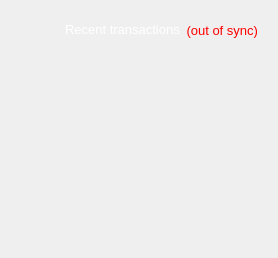
      <widget class="QWidget" name="widget_2" native="true">
       <layout class="QVBoxLayout" name="verticalLayout">
        <item>
         <widget class="QWidget" name="widget" native="true">
          <layout class="QHBoxLayout" name="horizontalLayout_2">
           <item>
            <spacer name="horizontalSpacer">
             <property name="orientation">
              <enum>Qt::Horizontal</enum>
             </property>
             <property name="sizeHint" stdset="0">
              <size>
               <width>40</width>
               <height>20</height>
              </size>
             </property>
            </spacer>
           </item>
           <item>
            <widget class="QLabel" name="label_4">
             <property name="palette">
              <palette>
               <active>
                <colorrole role="WindowText">
                 <brush brushstyle="SolidPattern">
                  <color alpha="255">
                   <red>30</red>
                   <green>170</green>
                   <blue>255</blue>
                  </color>
                 </brush>
                </colorrole>
                <colorrole role="Button">
                 <brush brushstyle="SolidPattern">
                  <color alpha="255">
                   <red>30</red>
                   <green>170</green>
                   <blue>255</blue>
                  </color>
                 </brush>
                </colorrole>
                <colorrole role="Light">
                 <brush brushstyle="SolidPattern">
                  <color alpha="255">
                   <red>158</red>
                   <green>219</green>
                   <blue>255</blue>
                  </color>
                 </brush>
                </colorrole>
                <colorrole role="Midlight">
                 <brush brushstyle="SolidPattern">
                  <color alpha="255">
                   <red>94</red>
                   <green>194</green>
                   <blue>255</blue>
                  </color>
                 </brush>
                </colorrole>
                <colorrole role="Dark">
                 <brush brushstyle="SolidPattern">
                  <color alpha="255">
                   <red>15</red>
                   <green>85</green>
                   <blue>127</blue>
                  </color>
                 </brush>
                </colorrole>
                <colorrole role="Mid">
                 <brush brushstyle="SolidPattern">
                  <color alpha="255">
                   <red>20</red>
                   <green>113</green>
                   <blue>170</blue>
                  </color>
                 </brush>
                </colorrole>
                <colorrole role="Text">
                 <brush brushstyle="SolidPattern">
                  <color alpha="255">
                   <red>30</red>
                   <green>170</green>
                   <blue>255</blue>
                  </color>
                 </brush>
                </colorrole>
                <colorrole role="BrightText">
                 <brush brushstyle="SolidPattern">
                  <color alpha="255">
                   <red>255</red>
                   <green>255</green>
                   <blue>255</blue>
                  </color>
                 </brush>
                </colorrole>
                <colorrole role="ButtonText">
                 <brush brushstyle="SolidPattern">
                  <color alpha="255">
                   <red>30</red>
                   <green>170</green>
                   <blue>255</blue>
                  </color>
                 </brush>
                </colorrole>
                <colorrole role="Base">
                 <brush brushstyle="SolidPattern">
                  <color alpha="255">
                   <red>255</red>
                   <green>255</green>
                   <blue>255</blue>
                  </color>
                 </brush>
                </colorrole>
                <colorrole role="Window">
                 <brush brushstyle="SolidPattern">
                  <color alpha="255">
                   <red>30</red>
                   <green>170</green>
                   <blue>255</blue>
                  </color>
                 </brush>
                </colorrole>
                <colorrole role="Shadow">
                 <brush brushstyle="SolidPattern">
                  <color alpha="255">
                   <red>30</red>
                   <green>170</green>
                   <blue>255</blue>
                  </color>
                 </brush>
                </colorrole>
                <colorrole role="AlternateBase">
                 <brush brushstyle="SolidPattern">
                  <color alpha="255">
                   <red>142</red>
                   <green>212</green>
                   <blue>255</blue>
                  </color>
                 </brush>
                </colorrole>
                <colorrole role="ToolTipBase">
                 <brush brushstyle="SolidPattern">
                  <color alpha="255">
                   <red>255</red>
                   <green>255</green>
                   <blue>220</blue>
                  </color>
                 </brush>
                </colorrole>
                <colorrole role="ToolTipText">
                 <brush brushstyle="SolidPattern">
                  <color alpha="255">
                   <red>30</red>
                   <green>170</green>
                   <blue>255</blue>
                  </color>
                 </brush>
                </colorrole>
               </active>
               <inactive>
                <colorrole role="WindowText">
                 <brush brushstyle="SolidPattern">
                  <color alpha="255">
                   <red>30</red>
                   <green>170</green>
                   <blue>255</blue>
                  </color>
                 </brush>
                </colorrole>
                <colorrole role="Button">
                 <brush brushstyle="SolidPattern">
                  <color alpha="255">
                   <red>30</red>
                   <green>170</green>
                   <blue>255</blue>
                  </color>
                 </brush>
                </colorrole>
                <colorrole role="Light">
                 <brush brushstyle="SolidPattern">
                  <color alpha="255">
                   <red>158</red>
                   <green>219</green>
                   <blue>255</blue>
                  </color>
                 </brush>
                </colorrole>
                <colorrole role="Midlight">
                 <brush brushstyle="SolidPattern">
                  <color alpha="255">
                   <red>94</red>
                   <green>194</green>
                   <blue>255</blue>
                  </color>
                 </brush>
                </colorrole>
                <colorrole role="Dark">
                 <brush brushstyle="SolidPattern">
                  <color alpha="255">
                   <red>15</red>
                   <green>85</green>
                   <blue>127</blue>
                  </color>
                 </brush>
                </colorrole>
                <colorrole role="Mid">
                 <brush brushstyle="SolidPattern">
                  <color alpha="255">
                   <red>20</red>
                   <green>113</green>
                   <blue>170</blue>
                  </color>
                 </brush>
                </colorrole>
                <colorrole role="Text">
                 <brush brushstyle="SolidPattern">
                  <color alpha="255">
                   <red>30</red>
                   <green>170</green>
                   <blue>255</blue>
                  </color>
                 </brush>
                </colorrole>
                <colorrole role="BrightText">
                 <brush brushstyle="SolidPattern">
                  <color alpha="255">
                   <red>255</red>
                   <green>255</green>
                   <blue>255</blue>
                  </color>
                 </brush>
                </colorrole>
                <colorrole role="ButtonText">
                 <brush brushstyle="SolidPattern">
                  <color alpha="255">
                   <red>30</red>
                   <green>170</green>
                   <blue>255</blue>
                  </color>
                 </brush>
                </colorrole>
                <colorrole role="Base">
                 <brush brushstyle="SolidPattern">
                  <color alpha="255">
                   <red>255</red>
                   <green>255</green>
                   <blue>255</blue>
                  </color>
                 </brush>
                </colorrole>
                <colorrole role="Window">
                 <brush brushstyle="SolidPattern">
                  <color alpha="255">
                   <red>30</red>
                   <green>170</green>
                   <blue>255</blue>
                  </color>
                 </brush>
                </colorrole>
                <colorrole role="Shadow">
                 <brush brushstyle="SolidPattern">
                  <color alpha="255">
                   <red>30</red>
                   <green>170</green>
                   <blue>255</blue>
                  </color>
                 </brush>
                </colorrole>
                <colorrole role="AlternateBase">
                 <brush brushstyle="SolidPattern">
                  <color alpha="255">
                   <red>142</red>
                   <green>212</green>
                   <blue>255</blue>
                  </color>
                 </brush>
                </colorrole>
                <colorrole role="ToolTipBase">
                 <brush brushstyle="SolidPattern">
                  <color alpha="255">
                   <red>255</red>
                   <green>255</green>
                   <blue>220</blue>
                  </color>
                 </brush>
                </colorrole>
                <colorrole role="ToolTipText">
                 <brush brushstyle="SolidPattern">
                  <color alpha="255">
                   <red>30</red>
                   <green>170</green>
                   <blue>255</blue>
                  </color>
                 </brush>
                </colorrole>
               </inactive>
               <disabled>
                <colorrole role="WindowText">
                 <brush brushstyle="SolidPattern">
                  <color alpha="255">
                   <red>15</red>
                   <green>85</green>
                   <blue>127</blue>
                  </color>
                 </brush>
                </colorrole>
                <colorrole role="Button">
                 <brush brushstyle="SolidPattern">
                  <color alpha="255">
                   <red>30</red>
                   <green>170</green>
                   <blue>255</blue>
                  </color>
                 </brush>
                </colorrole>
                <colorrole role="Light">
                 <brush brushstyle="SolidPattern">
                  <color alpha="255">
                   <red>158</red>
                   <green>219</green>
                   <blue>255</blue>
                  </color>
                 </brush>
                </colorrole>
                <colorrole role="Midlight">
                 <brush brushstyle="SolidPattern">
                  <color alpha="255">
                   <red>94</red>
                   <green>194</green>
                   <blue>255</blue>
                  </color>
                 </brush>
                </colorrole>
                <colorrole role="Dark">
                 <brush brushstyle="SolidPattern">
                  <color alpha="255">
                   <red>15</red>
                   <green>85</green>
                   <blue>127</blue>
                  </color>
                 </brush>
                </colorrole>
                <colorrole role="Mid">
                 <brush brushstyle="SolidPattern">
                  <color alpha="255">
                   <red>20</red>
                   <green>113</green>
                   <blue>170</blue>
                  </color>
                 </brush>
                </colorrole>
                <colorrole role="Text">
                 <brush brushstyle="SolidPattern">
                  <color alpha="255">
                   <red>15</red>
                   <green>85</green>
                   <blue>127</blue>
                  </color>
                 </brush>
                </colorrole>
                <colorrole role="BrightText">
                 <brush brushstyle="SolidPattern">
                  <color alpha="255">
                   <red>255</red>
                   <green>255</green>
                   <blue>255</blue>
                  </color>
                 </brush>
                </colorrole>
                <colorrole role="ButtonText">
                 <brush brushstyle="SolidPattern">
                  <color alpha="255">
                   <red>15</red>
                   <green>85</green>
                   <blue>127</blue>
                  </color>
                 </brush>
                </colorrole>
                <colorrole role="Base">
                 <brush brushstyle="SolidPattern">
                  <color alpha="255">
                   <red>30</red>
                   <green>170</green>
                   <blue>255</blue>
                  </color>
                 </brush>
                </colorrole>
                <colorrole role="Window">
                 <brush brushstyle="SolidPattern">
                  <color alpha="255">
                   <red>30</red>
                   <green>170</green>
                   <blue>255</blue>
                  </color>
                 </brush>
                </colorrole>
                <colorrole role="Shadow">
                 <brush brushstyle="SolidPattern">
                  <color alpha="255">
                   <red>30</red>
                   <green>170</green>
                   <blue>255</blue>
                  </color>
                 </brush>
                </colorrole>
                <colorrole role="AlternateBase">
                 <brush brushstyle="SolidPattern">
                  <color alpha="255">
                   <red>30</red>
                   <green>170</green>
                   <blue>255</blue>
                  </color>
                 </brush>
                </colorrole>
                <colorrole role="ToolTipBase">
                 <brush brushstyle="SolidPattern">
                  <color alpha="255">
                   <red>255</red>
                   <green>255</green>
                   <blue>220</blue>
                  </color>
                 </brush>
                </colorrole>
                <colorrole role="ToolTipText">
                 <brush brushstyle="SolidPattern">
                  <color alpha="255">
                   <red>30</red>
                   <green>170</green>
                   <blue>255</blue>
                  </color>
                 </brush>
                </colorrole>
               </disabled>
              </palette>
             </property>
             <property name="font">
              <font>
               <pointsize>10</pointsize>
               <weight>50</weight>
               <bold>false</bold>
              </font>
             </property>
             <property name="text">
              <string>&lt;html&gt;&lt;head/&gt;&lt;body&gt;&lt;p&gt;&lt;span style=&quot; color:#ffffff;&quot;&gt;Recent transactions&lt;/span&gt;&lt;/p&gt;&lt;/body&gt;&lt;/html&gt;</string>
             </property>
            </widget>
           </item>
           <item>
            <widget class="QLabel" name="labelTransactionsStatus">
             <property name="font">
              <font>
               <pointsize>10</pointsize>
              </font>
             </property>
             <property name="toolTip">
              <string>The displayed information may be out of date. Your wallet automatically synchronizes with the Monroe network after a connection is established, but this process has not completed yet.</string>
             </property>
             <property name="styleSheet">
              <string notr="true">QLabel { color: red; }</string>
             </property>
             <property name="text">
              <string notr="true">(out of sync)</string>
             </property>
             <property name="alignment">
              <set>Qt::AlignRight|Qt::AlignTrailing|Qt::AlignVCenter</set>
             </property>
            </widget>
           </item>
          </layout>
         </widget>
        </item>
        <item>
         <widget class="QListView" name="listTransactions">
          <property name="palette">
           <palette>
            <active>
             <colorrole role="WindowText">
              <brush brushstyle="SolidPattern">
               <color alpha="255">
                <red>255</red>
                <green>255</green>
                <blue>255</blue>
               </color>
              </brush>
             </colorrole>
             <colorrole role="Button">
              <brush brushstyle="SolidPattern">
               <color alpha="0">
                <red>0</red>
                <green>0</green>
                <blue>0</blue>
               </color>
              </brush>
             </colorrole>
             <colorrole role="Light">
              <brush brushstyle="SolidPattern">
               <color alpha="0">
                <red>255</red>
                <green>255</green>
                <blue>255</blue>
               </color>
              </brush>
             </colorrole>
             <colorrole role="Midlight">
              <brush brushstyle="SolidPattern">
               <color alpha="0">
                <red>255</red>
                <green>255</green>
                <blue>255</blue>
               </color>
              </brush>
             </colorrole>
             <colorrole role="Dark">
              <brush brushstyle="SolidPattern">
               <color alpha="0">
                <red>127</red>
                <green>127</green>
                <blue>127</blue>
               </color>
              </brush>
             </colorrole>
             <colorrole role="Mid">
              <brush brushstyle="SolidPattern">
               <color alpha="0">
                <red>170</red>
                <green>170</green>
                <blue>170</blue>
               </color>
              </brush>
             </colorrole>
             <colorrole role="Text">
              <brush brushstyle="SolidPattern">
               <color alpha="255">
                <red>255</red>
                <green>255</green>
                <blue>255</blue>
               </color>
              </brush>
             </colorrole>
             <colorrole role="BrightText">
              <brush brushstyle="SolidPattern">
               <color alpha="255">
                <red>255</red>
                <green>255</green>
                <blue>255</blue>
               </color>
              </brush>
             </colorrole>
             <colorrole role="ButtonText">
              <brush brushstyle="SolidPattern">
               <color alpha="255">
                <red>255</red>
                <green>255</green>
                <blue>255</blue>
               </color>
              </brush>
             </colorrole>
             <colorrole role="Base">
              <brush brushstyle="NoBrush">
               <color alpha="255">
                <red>0</red>
                <green>0</green>
                <blue>0</blue>
               </color>
              </brush>
             </colorrole>
             <colorrole role="Window">
              <brush brushstyle="SolidPattern">
               <color alpha="0">
                <red>0</red>
                <green>0</green>
                <blue>0</blue>
               </color>
              </brush>
             </colorrole>
             <colorrole role="Shadow">
              <brush brushstyle="SolidPattern">
               <color alpha="255">
                <red>255</red>
                <green>255</green>
                <blue>255</blue>
               </color>
              </brush>
             </colorrole>
             <colorrole role="Highlight">
              <brush brushstyle="SolidPattern">
               <color alpha="255">
                <red>255</red>
                <green>255</green>
                <blue>255</blue>
               </color>
              </brush>
             </colorrole>
             <colorrole role="Link">
              <brush brushstyle="SolidPattern">
               <color alpha="255">
                <red>255</red>
                <green>255</green>
                <blue>255</blue>
               </color>
              </brush>
             </colorrole>
             <colorrole role="LinkVisited">
              <brush brushstyle="SolidPattern">
               <color alpha="255">
                <red>255</red>
                <green>255</green>
                <blue>255</blue>
               </color>
              </brush>
             </colorrole>
             <colorrole role="AlternateBase">
              <brush brushstyle="SolidPattern">
               <color alpha="127">
                <red>255</red>
                <green>255</green>
                <blue>255</blue>
               </color>
              </brush>
             </colorrole>
             <colorrole role="ToolTipBase">
              <brush brushstyle="SolidPattern">
               <color alpha="255">
                <red>255</red>
                <green>255</green>
                <blue>255</blue>
               </color>
              </brush>
             </colorrole>
             <colorrole role="ToolTipText">
              <brush brushstyle="SolidPattern">
               <color alpha="255">
                <red>255</red>
                <green>255</green>
                <blue>255</blue>
               </color>
              </brush>
             </colorrole>
            </active>
            <inactive>
             <colorrole role="WindowText">
              <brush brushstyle="SolidPattern">
               <color alpha="255">
                <red>255</red>
                <green>255</green>
                <blue>255</blue>
               </color>
              </brush>
             </colorrole>
             <colorrole role="Button">
              <brush brushstyle="SolidPattern">
               <color alpha="0">
                <red>0</red>
                <green>0</green>
                <blue>0</blue>
               </color>
              </brush>
             </colorrole>
             <colorrole role="Light">
              <brush brushstyle="SolidPattern">
               <color alpha="0">
                <red>255</red>
                <green>255</green>
                <blue>255</blue>
               </color>
              </brush>
             </colorrole>
             <colorrole role="Midlight">
              <brush brushstyle="SolidPattern">
               <color alpha="0">
                <red>255</red>
                <green>255</green>
                <blue>255</blue>
               </color>
              </brush>
             </colorrole>
             <colorrole role="Dark">
              <brush brushstyle="SolidPattern">
               <color alpha="0">
                <red>127</red>
                <green>127</green>
                <blue>127</blue>
               </color>
              </brush>
             </colorrole>
             <colorrole role="Mid">
              <brush brushstyle="SolidPattern">
               <color alpha="0">
                <red>170</red>
                <green>170</green>
                <blue>170</blue>
               </color>
              </brush>
             </colorrole>
             <colorrole role="Text">
              <brush brushstyle="SolidPattern">
               <color alpha="255">
                <red>255</red>
                <green>255</green>
                <blue>255</blue>
               </color>
              </brush>
             </colorrole>
             <colorrole role="BrightText">
              <brush brushstyle="SolidPattern">
               <color alpha="255">
                <red>255</red>
                <green>255</green>
                <blue>255</blue>
               </color>
              </brush>
             </colorrole>
             <colorrole role="ButtonText">
              <brush brushstyle="SolidPattern">
               <color alpha="255">
                <red>255</red>
                <green>255</green>
                <blue>255</blue>
               </color>
              </brush>
             </colorrole>
             <colorrole role="Base">
              <brush brushstyle="NoBrush">
               <color alpha="255">
                <red>0</red>
                <green>0</green>
                <blue>0</blue>
               </color>
              </brush>
             </colorrole>
             <colorrole role="Window">
              <brush brushstyle="SolidPattern">
               <color alpha="0">
                <red>0</red>
                <green>0</green>
                <blue>0</blue>
               </color>
              </brush>
             </colorrole>
             <colorrole role="Shadow">
              <brush brushstyle="SolidPattern">
               <color alpha="255">
                <red>255</red>
                <green>255</green>
                <blue>255</blue>
               </color>
              </brush>
             </colorrole>
             <colorrole role="Highlight">
              <brush brushstyle="SolidPattern">
               <color alpha="255">
                <red>255</red>
                <green>255</green>
                <blue>255</blue>
               </color>
              </brush>
             </colorrole>
             <colorrole role="Link">
              <brush brushstyle="SolidPattern">
               <color alpha="255">
                <red>255</red>
                <green>255</green>
                <blue>255</blue>
               </color>
              </brush>
             </colorrole>
             <colorrole role="LinkVisited">
              <brush brushstyle="SolidPattern">
               <color alpha="255">
                <red>255</red>
                <green>255</green>
                <blue>255</blue>
               </color>
              </brush>
             </colorrole>
             <colorrole role="AlternateBase">
              <brush brushstyle="SolidPattern">
               <color alpha="127">
                <red>255</red>
                <green>255</green>
                <blue>255</blue>
               </color>
              </brush>
             </colorrole>
             <colorrole role="ToolTipBase">
              <brush brushstyle="SolidPattern">
               <color alpha="255">
                <red>255</red>
                <green>255</green>
                <blue>255</blue>
               </color>
              </brush>
             </colorrole>
             <colorrole role="ToolTipText">
              <brush brushstyle="SolidPattern">
               <color alpha="255">
                <red>255</red>
                <green>255</green>
                <blue>255</blue>
               </color>
              </brush>
             </colorrole>
            </inactive>
            <disabled>
             <colorrole role="WindowText">
              <brush brushstyle="SolidPattern">
               <color alpha="0">
                <red>127</red>
                <green>127</green>
                <blue>127</blue>
               </color>
              </brush>
             </colorrole>
             <colorrole role="Button">
              <brush brushstyle="SolidPattern">
               <color alpha="0">
                <red>0</red>
                <green>0</green>
                <blue>0</blue>
               </color>
              </brush>
             </colorrole>
             <colorrole role="Light">
              <brush brushstyle="SolidPattern">
               <color alpha="0">
                <red>255</red>
                <green>255</green>
                <blue>255</blue>
               </color>
              </brush>
             </colorrole>
             <colorrole role="Midlight">
              <brush brushstyle="SolidPattern">
               <color alpha="0">
                <red>255</red>
                <green>255</green>
                <blue>255</blue>
               </color>
              </brush>
             </colorrole>
             <colorrole role="Dark">
              <brush brushstyle="SolidPattern">
               <color alpha="0">
                <red>127</red>
                <green>127</green>
                <blue>127</blue>
               </color>
              </brush>
             </colorrole>
             <colorrole role="Mid">
              <brush brushstyle="SolidPattern">
               <color alpha="0">
                <red>170</red>
                <green>170</green>
                <blue>170</blue>
               </color>
              </brush>
             </colorrole>
             <colorrole role="Text">
              <brush brushstyle="SolidPattern">
               <color alpha="0">
                <red>127</red>
                <green>127</green>
                <blue>127</blue>
               </color>
              </brush>
             </colorrole>
             <colorrole role="BrightText">
              <brush brushstyle="SolidPattern">
               <color alpha="255">
                <red>255</red>
                <green>255</green>
                <blue>255</blue>
               </color>
              </brush>
             </colorrole>
             <colorrole role="ButtonText">
              <brush brushstyle="SolidPattern">
               <color alpha="0">
                <red>127</red>
                <green>127</green>
                <blue>127</blue>
               </color>
              </brush>
             </colorrole>
             <colorrole role="Base">
              <brush brushstyle="NoBrush">
               <color alpha="255">
                <red>0</red>
                <green>0</green>
                <blue>0</blue>
               </color>
              </brush>
             </colorrole>
             <colorrole role="Window">
              <brush brushstyle="SolidPattern">
               <color alpha="0">
                <red>0</red>
                <green>0</green>
                <blue>0</blue>
               </color>
              </brush>
             </colorrole>
             <colorrole role="Shadow">
              <brush brushstyle="SolidPattern">
               <color alpha="255">
                <red>255</red>
                <green>255</green>
                <blue>255</blue>
               </color>
              </brush>
             </colorrole>
             <colorrole role="Highlight">
              <brush brushstyle="SolidPattern">
               <color alpha="255">
                <red>51</red>
                <green>153</green>
                <blue>255</blue>
               </color>
              </brush>
             </colorrole>
             <colorrole role="Link">
              <brush brushstyle="SolidPattern">
               <color alpha="255">
                <red>255</red>
                <green>255</green>
                <blue>255</blue>
               </color>
              </brush>
             </colorrole>
             <colorrole role="LinkVisited">
              <brush brushstyle="SolidPattern">
               <color alpha="255">
                <red>255</red>
                <green>255</green>
                <blue>255</blue>
               </color>
              </brush>
             </colorrole>
             <colorrole role="AlternateBase">
              <brush brushstyle="SolidPattern">
               <color alpha="0">
                <red>255</red>
                <green>255</green>
                <blue>255</blue>
               </color>
              </brush>
             </colorrole>
             <colorrole role="ToolTipBase">
              <brush brushstyle="SolidPattern">
               <color alpha="255">
                <red>255</red>
                <green>255</green>
                <blue>255</blue>
               </color>
              </brush>
             </colorrole>
             <colorrole role="ToolTipText">
              <brush brushstyle="SolidPattern">
               <color alpha="255">
                <red>255</red>
                <green>255</green>
                <blue>255</blue>
               </color>
              </brush>
             </colorrole>
            </disabled>
           </palette>
          </property>
          <property name="font">
           <font>
            <pointsize>10</pointsize>
            <italic>true</italic>
           </font>
          </property>
          <property name="styleSheet">
           <string notr="true">QListView { background: transparent; }</string>
          </property>
          <property name="frameShape">
           <enum>QFrame::NoFrame</enum>
          </property>
          <property name="verticalScrollBarPolicy">
           <enum>Qt::ScrollBarAlwaysOff</enum>
          </property>
          <property name="horizontalScrollBarPolicy">
           <enum>Qt::ScrollBarAlwaysOff</enum>
          </property>
          <property name="selectionMode">
           <enum>QAbstractItemView::NoSelection</enum>
          </property>
         </widget>
        </item>
       </layout>
      </widget>
